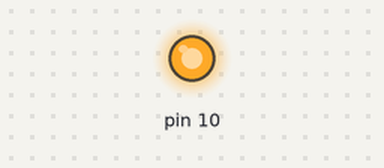
Bench run of a sketch on a simulated Arduino Uno, built with avr-gcc and run on an emulated ATmega328P. Shown: output pins drawn as LEDs (lit = HIGH). At 0.0 s the program stops and its outputs stay as they are.

Above: at 0.1 s.
Timing chart, 0 to 1.5 s (numbered marks = the images above):
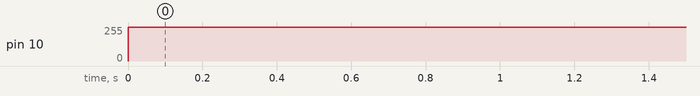

The sketch:

Analog_Led_Timer0_6.ino
```cpp
#include<avr/io.h>
#include<util/delay.h>
int main()
{
  //TCCR1A=(1<<WGM10)|(1<<WGM11)|(1<<COM1A1);
  //TCCR1B=1;
  TCCR1A = _BV(COM1A1) | _BV(COM1B1) | _BV(WGM10)|(1<<WGM11);
  TCCR1B = 1;
  DDRB=(1<<PB2);
  OCR1B=1020;//working for pin 10
  //WE have to check thid code for 0-5 volts excatly
 // 0-1020 - 0-5v
}
```

Measured:
- by itself, pin 10: 0/255 → 254/255 at 0.00 s
